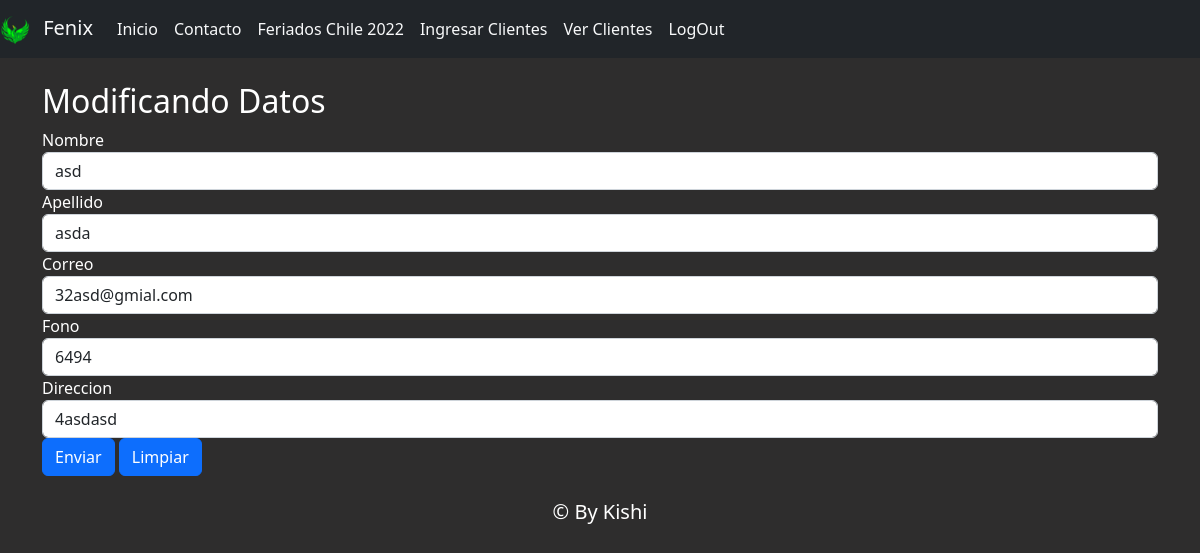
/modiCli/7 (signed in), run on the app's committed database.
### core/models.py (models this page shows, shortened)
class Cliente (models.Model):
    idCli=models.AutoField(primary_key=True, verbose_name="Id cliente")
    nomCli=models.CharField(max_length=50,verbose_name="Nombre")
    apeCli=models.CharField(max_length=50,verbose_name="Apellido")
    correoCli=models.EmailField(max_length=60,verbose_name="Correo electronico")
    fonoCli=models.IntegerField(verbose_name="Telefono")
    direccionCli=models.CharField(max_length=100,verbose_name="Direccion")

### core/views.py (the view)
# urls.py: path('modiCli/<id>',modiCli,name="modiCli"),
def modiCli(request, id):
    cliente = Cliente.objects.get(idCli = id) #similar al select where
    datos ={
        'form': formCli(instance=cliente)
    }
    if request.method == 'POST':
        formulario = formCli(data = request.POST, instance = cliente)
        if formulario.is_valid():
            formulario.save()
            return redirect ('mostrarCli')
    return render (request, 'modiCli.html',datos)

### core/templates/modiCli.html (shortened to what this page needs)
{% extends 'plantilla_base.html' %}
{% load static %}
{% block content %}
    <div class="container">
        {% if user.is_authenticated %}
        <div class="row">
            <h2>Modificando Datos</h2>
        </div>
            <form method="POST" action="#" id="formulariomodicliente">
                <div class="form-group">
                    {{ form.nomCli.label}}
                    {{ form.nomCli}}
                </div>
                <div class="form-group">
                    {{ form.apeCli.label}}
                    {{ form.apeCli}}
                </div>
                <div class="form-group">
                    {{ form.correoCli.label}}
                    {{ form.correoCli}}
                </div>
                <div class="form-group">
                    {{ form.fonoCli.label}}
                    {{ form.fonoCli}}
                </div>
                <div class="form-group">
                    {{ form.direccionCli.label}}
                    {{ form.direccionCli}}
                </div>
                <div class="row">
                    <div class="col-md">
                        <input type="submit" class="btn btn-primary" value="Enviar" id="Enviar">
                        <input type="reset" class="btn btn-primary" value="Limpiar" id="Limpiar">
                    </div>
                </div>
            </form>
            {% else %}
            <br>
            <br>
            <br>
            <h1 class="text-center" >Usted no tiene acceso a esta funcion...</h1>
            {% endif %}
    </div>
{% endblock %}

### data on the page
Cliente: nomCli "asd", apeCli "asda", correoCli "32asd@gmial.com", fonoCli "6494", direccionCli "4asdasd"
